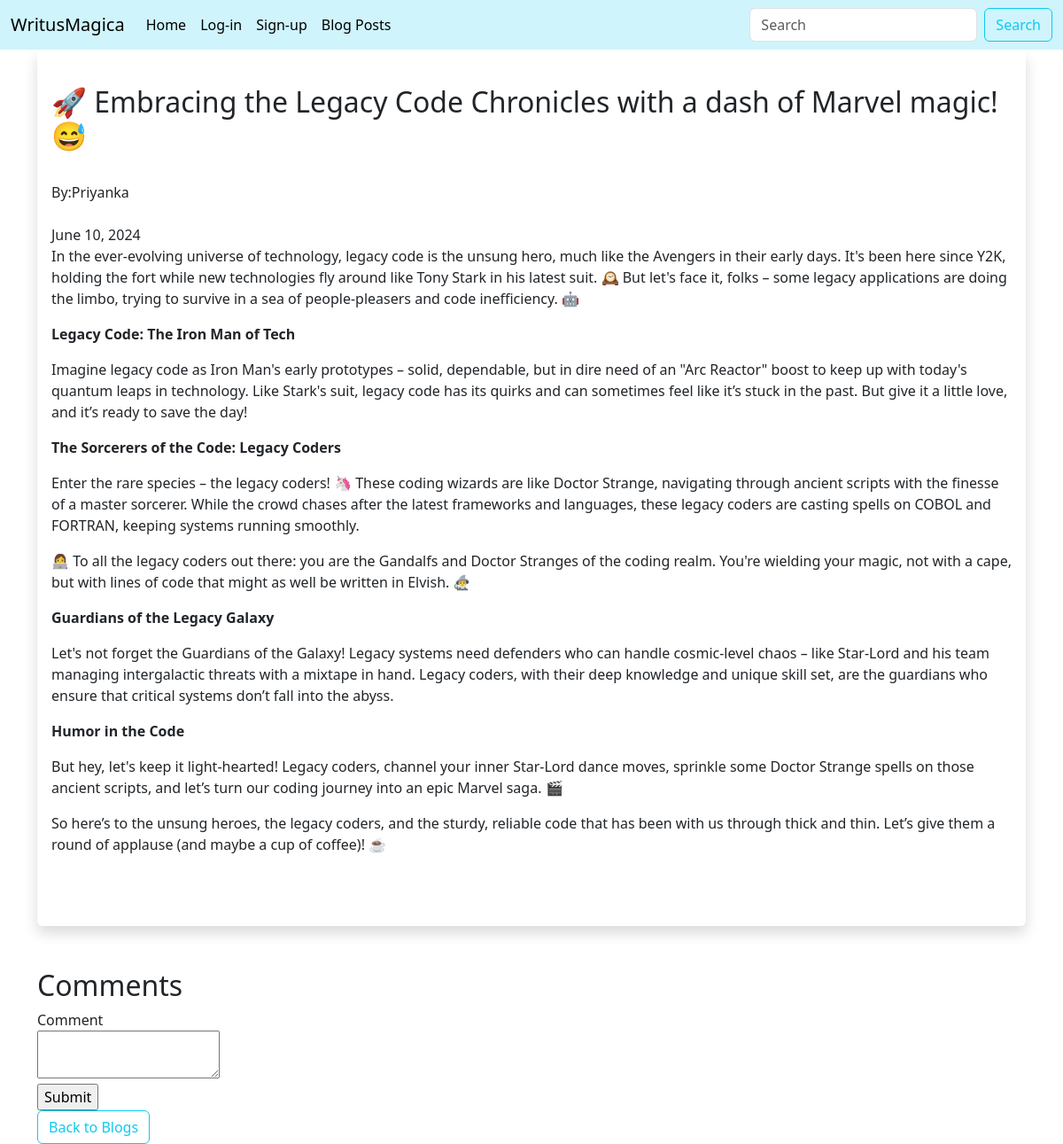
/posts/1, run on the app's committed database.
### app.py (models this page shows, shortened)
class Posts(db.Model):
    id=db.Column(db.Integer, primary_key=True)
    title=db.Column(db.String(200),nullable=False)
    content=db.Column(db.Text,nullable=False)
    author=db.Column(db.String(200),nullable=False)
    date_posted=db.Column(db.DateTime,default=datetime.utcnow)
    slug=db.Column(db.String(200))
    author_id=db.Column(db.Integer, db.ForeignKey('users.id'), nullable=False)
    comment = db.relationship('Comment', backref='comm', lazy=True)

class Users(db.Model, UserMixin):
    id=db.Column(db.Integer, primary_key=True)
    username = db.Column(db.String(30),nullable=False,unique=True)
    name=db.Column(db.String(200),nullable=False)
    db_password = db.Column("password", db.String)
    email=db.Column(db.String(120),nullable=False,unique=True)
    date_added=db.Column(db.DateTime,default=datetime.utcnow)
    posts=db.relationship('Posts',backref='authr',lazy=True)
    comment = db.relationship('Comment',backref='comu',lazy=True)
    @property
    def password(self):
        raise AttributeError('password is not a readable attribute')
    @password.setter
    def password(self, password):
        self.db_password = generate_password_hash(password)

### app.py (the view)
@app.route('/posts/<int:id>')
def post(id):
    post = Posts.query.get_or_404(id)
    form = CommentForm()
    comments = Comment.query.filter_by(post_id=id).all()
    return render_template('post.html',post=post,comments=comments,form=form)

### app.py
class CommentForm(FlaskForm):
    comment_text = TextAreaField('Comment', validators=[DataRequired()])
    submit = SubmitField('Submit')

class SearchForm(FlaskForm):
    searched = StringField("Searched",validators=[DataRequired()])
    submit=SubmitField("Submit")

### app.py (called while the page is built)
@app.context_processor
def base():
    form = SearchForm()
    return dict(form=form)

### templates/post.html (shortened to what this page needs)
{% extends 'base.html' %}
{% block content %}
<div class="shadow p-3 mb-5 bg-body rounded">
    <br />
    <h2>{{ post.title }}</h2><br />
    By:{{post.authr.name}}<br /><br />
    {{ post.date_posted.strftime('%B %d, %Y')}}<br />
    {{ post.content|safe}}<br /><br />
</div>
<h2>Comments</h2>
<form action="{{ url_for('postc', id=post.id) }}" method="POST"
    id="comment-form">
    <div>{{ form.comment_text.label }}</div>
    <div>{{ form.comment_text }}</div>
    <div>{{ form.submit }}</div>
</form>
<a href="{{ url_for('posts')}}"
    class="btn btn-outline-info"> Back to Blogs</a>
{% endblock %}

### data on the page
Posts: title "🚀 Embracing the Legacy Code Chronicles with a dash of Marvel magic! 😅", date_posted "June 10, 2024", content "In the ever-evolving universe of technology, legacy code is the unsung hero, much like the Avengers in their early days. It's been here since Y2K, holding the fort while new technologies fly around like Tony Stark in his latest suit. 🕰️ But let's face it, folks – some legacy applications are doing the limbo, trying to survive in a sea of people-pleasers and code inefficiency. 🤖 Legacy Code: The Iron Man of Tech Imagine legacy code as Iron Man's early prototypes – solid, dependable, but in dire need of an \"Arc Reactor\" boost to keep up with today's quantum leaps in technology. Like Stark's suit, legacy code has its quirks and can sometimes feel like it’s stuck in the past. But give it a…"
Users: authr.name "Priyanka"
